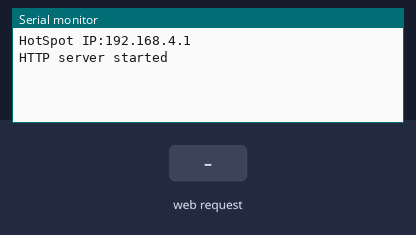
This sketch was run on a simulated ESP8266 (NodeMCU). On the bench: the last lines printed to the serial monitor. The test bench sets the inputs (shaded band).

Above: at 1.2 s.
1.3 s: HTTP request GET /sendMessage?myPhrase=1 received
At 1.7 s:
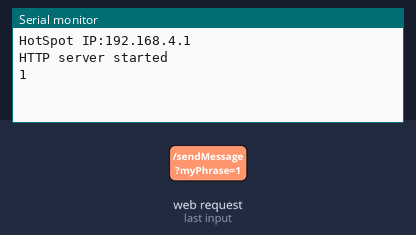
2.8 s: HTTP request GET /sendMessage?myPhrase=0 received
At 4.0 s:
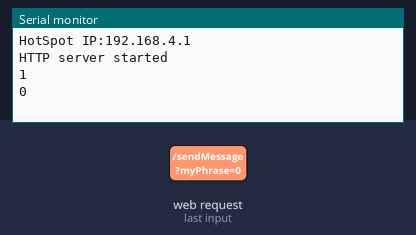

The sketch:

StrangerBoardESP.ino
```cpp
/*******************************************************************************
 *    ___ _                                ___                   _
 *   / __| |_ _ _ __ _ _ _  __ _ ___ _ _  | _ ) ___  __ _ _ _ __| |
 *   \__ \  _| '_/ _` | ' \/ _` / -_) '_| | _ \/ _ \/ _` | '_/ _` |
 *   |___/\__|_| \__,_|_||_\__, \___|_|   |___/\___/\__,_|_| \__,_|
 *                         |___/
 *
 *    ___ ___ ___ ___ ___   ___ __    __ _
 *   | __/ __| _ ( _ )_  )/ /  / /   / _(_)_ _ _ ____ __ ____ _ _ _ ___
 *   | _|\__ \  _/ _ \/ // _ \/ _ \ |  _| | '_| '  \ V  V / _` | '_/ -_)
 *   |___|___/_| \___/___\___/\___/ |_| |_|_| |_|_|_\_/\_/\__,_|_| \___
 *
 *
 *******************************************************************************
 *  Dajovic 2019 - danjovic@hotmail.com
 *
 *  This code is released under GPL
 *******************************************************************************
 *
 * thanks circuits4you.com for tutorials on esp8266
 */

#include <ESP8266WiFi.h>
#include <WiFiClient.h>
#include <ESP8266WebServer.h>

#include "index.h" //HTML webpage contents

String webPage,phrase;

//SSID and Password of your WiFi router
const char* ssid = "StrangerBoard";
const char* password = "12345678";

ESP8266WebServer server(80); //Server on port 80

//===============================================================
// This routine is executed when you open its IP in browser
//===============================================================
void handleRoot() {
 webPage = MAIN_page; //Read HTML contents
 server.send(200, "text/html", webPage); //Send web page
}

void handleMessage()
{
 char buf[256];
 webPage = MAIN_page;
 phrase=server.arg("myPhrase");
// Serial.println("Text Received, contents:");
 Serial.println(phrase);
 //phrase.toCharArray(buf, sizeof(buf));
 //Serial.print(buf);
 server.send(200,"text/html",webPage);
}


//==============================================================
//                  SETUP
//==============================================================
void setup(void){
  Serial.begin(9600);

  WiFi.mode(WIFI_AP);           //Only Access point
  WiFi.softAP(ssid, password);  //Start HOTspot removing password will disable security

  IPAddress myIP = WiFi.softAPIP(); //Get IP address
  Serial.print("HotSpot IP:");
  Serial.println(myIP);

  server.on("/", handleRoot);      //Which routine to handle at root location

  server.on("/sendMessage",handleMessage);  // receive data

  server.begin();                  //Start server
  Serial.println("HTTP server started");
}
//==============================================================
//                     LOOP
//==============================================================
void loop(void){
  server.handleClient();          //Handle client requests
}
```

index.h
```cpp
const char MAIN_page[] PROGMEM = R"rawliteral(
<!DOCTYPE html>
<HTML>
  <HEAD>
      <TITLE>Stranger Board</TITLE>
  </HEAD>
    <body style="color:red; background-color:#071f2d; text-align:center">


  <h1>Stranger Board</h1>


<p><br>
 <form style="color:red; text-align:center;" METHOD="get" action="/sendMessage"  >
  Enter Your Phrase...<br>
  <input type="text" name="myPhrase" value = ""><br>
  <br><br>
  <input type="submit" value="Make it Glow!">
</form>


</BODY>
</HTML>
)rawliteral";
```

Measured:
- after the input at 1.3 s, the serial monitor: prints a new line at once (image 1)
- after the input at 2.8 s, the serial monitor: prints a new line at once (image 2)
